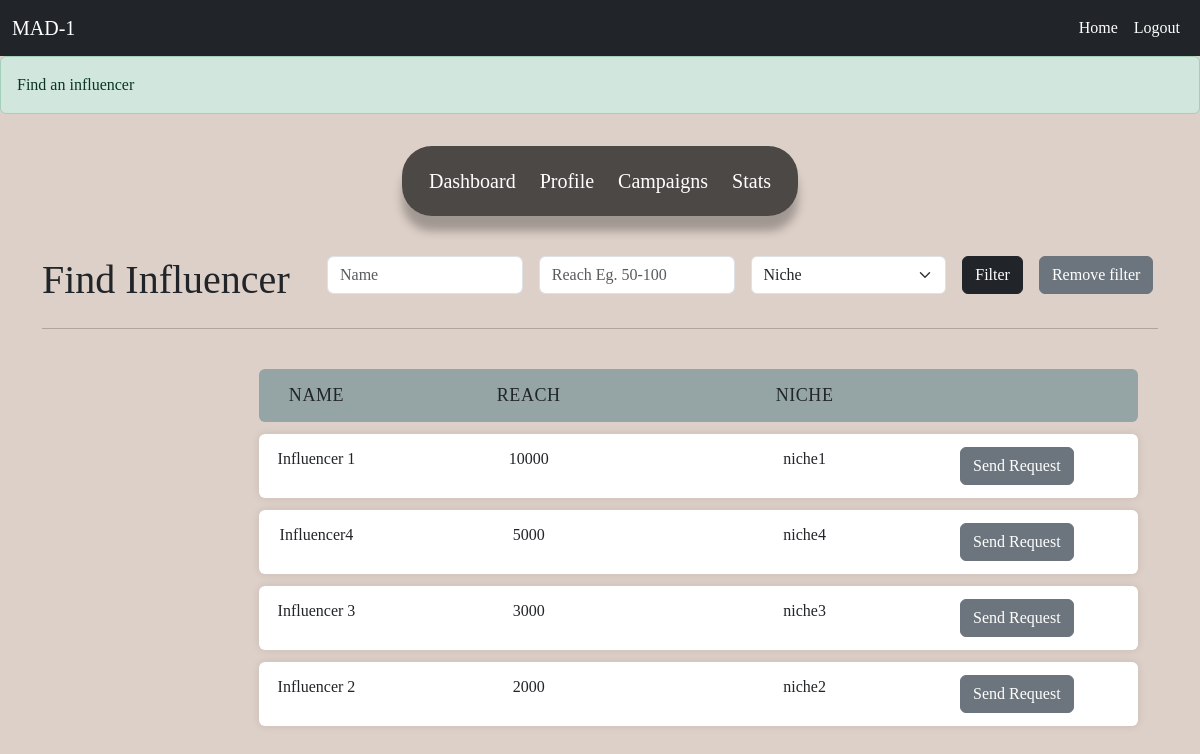
The app's page /campaign/findInfluencer/1 (signed in) with its own data.
### website/models.py (models this page shows)
class Influencer(db.Model):
    __tablename__ = 'influencer'
    id = db.Column(db.Integer, db.ForeignKey('user.id'), primary_key=True)
    name = db.Column(db.String, nullable=False)
    category = db.Column(db.String(100), nullable=False)
    niche = db.Column(db.String(100), nullable=False)
    reach = db.Column(db.Integer, nullable=False)
    earning = db.Column(db.Float, nullable=True)
    user = db.relationship('User', back_populates='influencer')
    ad_requests = db.relationship('AdRequest', back_populates='influencer')
    negotiations = db.relationship('Negotiation', back_populates='influencer')

### website/views.py (the view, shortened to what this page needs)
@views.route('campaign/findInfluencer/<int:adrequest_id>', methods=['GET','POST'])
@login_required
def find_influencer(adrequest_id):
    influencers = Influencer.query.order_by(Influencer.reach.desc()).limit(10).all()
    flash('Find an influencer',category='success')
    return render_template('find_influencer.html',user=current_user,influencers=influencers,adrequest_id=adrequest_id)

### website/__init__.py (called while the page is built)
def create_app():
    myapp = Flask(__name__)
    myapp.config['SECRET_KEY'] = 'mysecretkey'
    myapp.config['SQLALCHEMY_DATABASE_URI'] = 'sqlite:///database.sqlite3'
    db.init_app(myapp)
    api.init_app(myapp)
    from .auth import auth
    from .views import views
    myapp.register_blueprint(views,url_prefix = '/')
    myapp.register_blueprint(auth,url_prefix = '/auth')
    with myapp.app_context():
        db.create_all()
    login_manager = LoginManager()
    login_manager.login_view = 'views.home'
    login_manager.init_app(myapp)
    @login_manager.user_loader
    def load_user(user_id):
        return User.query.get(int(user_id))
    return myapp

### website/templates/find_influencer.html (shortened to what this page needs)
{% extends 'base.html' %}
{% block content %}
<div class="container-fluid">
    <div class="row justify-content-center">
       <nav id="sponsor_navbar" class="navbar navbar-expand-lg mt-2" >
            <div class="container-fluid">
                <div class="collapse navbar-collapse justify-content-center" id="navbarCenteredExample">
                    <ul class="nav-links">
                        <li><a href="{{ url_for('views.sponsor_dashboard') }}">Dashboard</a></li>
                        <li class="center"><a href="{{ url_for('views.sponsor_profile') }}">Profile</a></li>
                        <li class="upward"><a href="{{ url_for('views.sponsor_campaigns') }}">Campaigns</a></li>
                        <li class="forward"><a href="{{ url_for('views.sponsor_stats') }}">Stats</a></li>
                    </ul>
                </div>
            </div>
        </nav>
    </div>
    <div class="container mt-3">
        <div class="row">
            <div class="col-md-3">
                <h1>Find Influencer</h1>
            </div>
            <div class="col-md-9 align-item-right">
                  <form class="row gx-3 gy-2 text-right"  action="{{ url_for('views.find_influencer',adrequest_id=adrequest_id) }}" method="post">
                    <div class="col-sm-3">
                        <input type="text" name="name" class="form-control" id="specificSizeInputName" placeholder="Name">
                    </div>
                    <div class="col-sm-3">
                        <input type="text" class="form-control" id="specificSizeInputGroupReach" placeholder="Reach Eg. 50-100" name="reach" pattern="^\d+-\d+$" title="Enter range in the format 50-100">
                    </div>
                    <div class="col-sm-3">
                        <select class="form-select" id="specificSizeSelect" name="niche">
                            <option value="" disabled selected>Niche</option>
                        </select>
                    </div>
                    <div class="col-auto">
                        <button type="submit" class="btn btn-dark">Filter</button>
                    </div>
                    <div class="col-auto">
                        <a href="{{ url_for('views.find_influencer',adrequest_id=adrequest_id) }}"><button type="submit" class="btn btn-secondary">Remove filter</button></a>
                    </div>
                </form>
             </div>
        </div>
        <hr>
        <br>
        {% if influencers %}
            <ul class="influencer-display">
                <li class="header">
                    <div class="col-1">Name</div>
                    <div class="col-2">Reach</div>
                    <div class="col-3">Niche</div>
                    <div class="col-4"></div>
                </li>
                {% for influencer in influencers %}
                {% if influencer.user.flagged == 'False' %}
                    <li class="table-row">
                        <div class="col-1">{{ influencer.name }}</div>
                        <div class="col-2">{{ influencer.reach }}</div>
                        <div class="col-3">{{ influencer.niche }}</div>
                        <div class="col-4">
                            <form action="{{ url_for('views.sponsor_send_request',influencer_id=influencer.id,adrequest_id=adrequest_id) }}">
                                <button class="btn btn-secondary">Send Request</button>
                            </form>
                        </div>
                    </li>
                {% endif %}
                {% endfor %}
            </ul>
        {% else %}
            <h4><em>No Influencers Found</em></h4>
        {% endif %}
    </div>
</div>
{% endblock %}

### website/static/css/style.css (style rules this page uses)
body { margin: 0; padding-top: 56px; font-family: 'Times New Roman', serif; background-color: rgb(221, 208, 200); }
a { color: rgb(92 94 96); text-decoration-line: none; }
.text-right { text-align: right; }
.nav-links { display: flex; align-items: center; background: #000000a7; padding: 20px 15px; border-radius: 30px; box-shadow: 0 15px 10px rgba(0, 0, 0, 0.273); }
.nav-links li { list-style: none; margin: 0 12px; }
.nav-links li a { position: relative; color: #333; font-size: 20px; font-weight: 500; padding: 6px 0; text-decoration: none; color: #fff; }
.nav-links li a:before { content: ''; position: absolute; bottom: 0; left: 0; height: 3px; width: 0%; background: #000000; border-radius: 12px; transition: all 0.4s ease; }
.nav-links li.center a:before { left: 50%; transform: translateX(-50%); }
.nav-links li.upward a:before { width: 100%; bottom: -5px; opacity: 0; }
.nav-links li.forward a:before { width: 100%; transform: scaleX(0); transform-origin: right; transition: transform 0.4s ease; }
.form-control { height: max-content; }

### records on screen
Influencer: name "Influencer 1", reach "10000", niche "niche1"
Influencer: name "Influencer4", reach "5000", niche "niche4"
Influencer: name "Influencer 3", reach "3000", niche "niche3"
Influencer: name "Influencer 2", reach "2000", niche "niche2"

### other values on screen
{{ message }} "Find an influencer"
